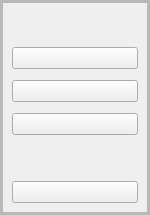
     <widget class="QFrame" name="side_menu_closed">
      <property name="minimumSize">
       <size>
        <width>100</width>
        <height>0</height>
       </size>
      </property>
      <property name="maximumSize">
       <size>
        <width>150</width>
        <height>16777215</height>
       </size>
      </property>
      <property name="styleSheet">
       <string notr="true">QPushButton:checked{
                    background-color: rgb(80, 80, 80);
border:2px solid;
	border-color: rgb(255, 255, 255);
                }</string>
      </property>
      <property name="frameShape">
       <enum>QFrame::StyledPanel</enum>
      </property>
      <property name="frameShadow">
       <enum>QFrame::Raised</enum>
      </property>
      <layout class="QVBoxLayout" name="verticalLayout_2">
       <property name="spacing">
        <number>0</number>
       </property>
       <property name="leftMargin">
        <number>0</number>
       </property>
       <property name="topMargin">
        <number>0</number>
       </property>
       <property name="rightMargin">
        <number>0</number>
       </property>
       <property name="bottomMargin">
        <number>0</number>
       </property>
       <item>
        <widget class="QFrame" name="slide_menu">
         <property name="frameShape">
          <enum>QFrame::StyledPanel</enum>
         </property>
         <property name="frameShadow">
          <enum>QFrame::Raised</enum>
         </property>
         <layout class="QVBoxLayout" name="verticalLayout_8">
          <property name="spacing">
           <number>0</number>
          </property>
          <property name="leftMargin">
           <number>0</number>
          </property>
          <property name="topMargin">
           <number>0</number>
          </property>
          <property name="rightMargin">
           <number>0</number>
          </property>
          <property name="bottomMargin">
           <number>0</number>
          </property>
          <item>
           <widget class="QFrame" name="frame_7">
            <property name="styleSheet">
             <string notr="true"/>
            </property>
            <property name="frameShape">
             <enum>QFrame::StyledPanel</enum>
            </property>
            <property name="frameShadow">
             <enum>QFrame::Raised</enum>
            </property>
            <layout class="QVBoxLayout" name="verticalLayout_7">
             <item>
              <spacer name="verticalSpacer_7">
               <property name="orientation">
                <enum>Qt::Vertical</enum>
               </property>
               <property name="sizeType">
                <enum>QSizePolicy::Fixed</enum>
               </property>
               <property name="sizeHint" stdset="0">
                <size>
                 <width>20</width>
                 <height>5</height>
                </size>
               </property>
              </spacer>
             </item>
             <item>
              <widget class="QLabel" name="label_2">
               <property name="minimumSize">
                <size>
                 <width>20</width>
                 <height>10</height>
                </size>
               </property>
               <property name="maximumSize">
                <size>
                 <width>100</width>
                 <height>35</height>
                </size>
               </property>
               <property name="styleSheet">
                <string notr="true">image: url(:/icons/coolicons PNG/White/Interface/Window_Terminal.png);</string>
               </property>
               <property name="text">
                <string/>
               </property>
               <property name="pixmap">
                <pixmap>icons/RDT.png</pixmap>
               </property>
               <property name="scaledContents">
                <bool>true</bool>
               </property>
              </widget>
             </item>
             <item>
              <spacer name="verticalSpacer">
               <property name="orientation">
                <enum>Qt::Vertical</enum>
               </property>
               <property name="sizeType">
                <enum>QSizePolicy::Fixed</enum>
               </property>
               <property name="sizeHint" stdset="0">
                <size>
                 <width>20</width>
                 <height>10</height>
                </size>
               </property>
              </spacer>
             </item>
             <item>
              <widget class="QPushButton" name="home">
               <property name="toolTip">
                <string>Home Tab</string>
               </property>
               <property name="text">
                <string/>
               </property>
               <property name="icon">
                <iconset>
                 <normaloff>icons/home-3-24.png</normaloff>icons/home-3-24.png</iconset>
               </property>
               <property name="iconSize">
                <size>
                 <width>25</width>
                 <height>25</height>
                </size>
               </property>
               <property name="checkable">
                <bool>true</bool>
               </property>
               <property name="autoExclusive">
                <bool>true</bool>
               </property>
              </widget>
             </item>
             <item>
              <spacer name="verticalSpacer_4">
               <property name="orientation">
                <enum>Qt::Vertical</enum>
               </property>
               <property name="sizeType">
                <enum>QSizePolicy::Minimum</enum>
               </property>
               <property name="sizeHint" stdset="0">
                <size>
                 <width>20</width>
                 <height>5</height>
                </size>
               </property>
              </spacer>
             </item>
             <item>
              <widget class="QPushButton" name="checkmini_btn">
               <property name="toolTip">
                <string>Contact Information</string>
               </property>
               <property name="text">
                <string/>
               </property>
               <property name="icon">
                <iconset>
                 <normaloff>icons/lock.png</normaloff>icons/lock.png</iconset>
               </property>
               <property name="iconSize">
                <size>
                 <width>25</width>
                 <height>25</height>
                </size>
               </property>
               <property name="checkable">
                <bool>true</bool>
               </property>
               <property name="autoExclusive">
                <bool>true</bool>
               </property>
              </widget>
             </item>
             <item>
              <spacer name="verticalSpacer_9">
               <property name="orientation">
                <enum>Qt::Vertical</enum>
               </property>
               <property name="sizeType">
                <enum>QSizePolicy::Minimum</enum>
               </property>
               <property name="sizeHint" stdset="0">
                <size>
                 <width>20</width>
                 <height>5</height>
                </size>
               </property>
              </spacer>
             </item>
             <item>
              <widget class="QPushButton" name="contact">
               <property name="toolTip">
                <string>Contact Information</string>
               </property>
               <property name="text">
                <string/>
               </property>
               <property name="icon">
                <iconset>
                 <normaloff>icons/message-2-xxl.png</normaloff>icons/message-2-xxl.png</iconset>
               </property>
               <property name="iconSize">
                <size>
                 <width>25</width>
                 <height>25</height>
                </size>
               </property>
               <property name="checkable">
                <bool>true</bool>
               </property>
               <property name="autoExclusive">
                <bool>true</bool>
               </property>
              </widget>
             </item>
             <item>
              <spacer name="verticalSpacer_3">
               <property name="orientation">
                <enum>Qt::Vertical</enum>
               </property>
               <property name="sizeType">
                <enum>QSizePolicy::Expanding</enum>
               </property>
               <property name="sizeHint" stdset="0">
                <size>
                 <width>20</width>
                 <height>40</height>
                </size>
               </property>
              </spacer>
             </item>
             <item>
              <widget class="QPushButton" name="info">
               <property name="sizePolicy">
                <sizepolicy hsizetype="Minimum" vsizetype="Preferred">
                 <horstretch>0</horstretch>
                 <verstretch>0</verstretch>
                </sizepolicy>
               </property>
               <property name="toolTip">
                <string>Show Info about this tool</string>
               </property>
               <property name="whatsThis">
                <string>Show Info about this tool</string>
               </property>
               <property name="text">
                <string/>
               </property>
               <property name="icon">
                <iconset>
                 <normaloff>icons/info-xxl.png</normaloff>icons/info-xxl.png</iconset>
               </property>
               <property name="iconSize">
                <size>
                 <width>25</width>
                 <height>29</height>
                </size>
               </property>
               <property name="checkable">
                <bool>true</bool>
               </property>
               <property name="autoExclusive">
                <bool>true</bool>
               </property>
              </widget>
             </item>
            </layout>
           </widget>
          </item>
         </layout>
        </widget>
       </item>
      </layout>
     </widget>
